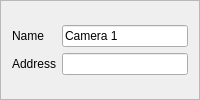
                      <widget class="QFrame" name="config_frame_digi_cam_config_camera_1">
                       <property name="sizePolicy">
                        <sizepolicy hsizetype="Expanding" vsizetype="Preferred">
                         <horstretch>0</horstretch>
                         <verstretch>0</verstretch>
                        </sizepolicy>
                       </property>
                       <property name="minimumSize">
                        <size>
                         <width>0</width>
                         <height>0</height>
                        </size>
                       </property>
                       <property name="maximumSize">
                        <size>
                         <width>16777215</width>
                         <height>16777215</height>
                        </size>
                       </property>
                       <property name="styleSheet">
                        <string notr="true">QFrame#config_frame_digi_cam_config_camera_1{
background-color: rgba(40,40,40,255);
border-radius: 20px;
width:250px;
}
</string>
                       </property>
                       <property name="frameShape">
                        <enum>QFrame::StyledPanel</enum>
                       </property>
                       <property name="frameShadow">
                        <enum>QFrame::Raised</enum>
                       </property>
                       <layout class="QVBoxLayout" name="verticalLayout_68">
                        <item>
                         <layout class="QGridLayout" name="gridLayout_30">
                          <item row="1" column="0">
                           <widget class="QLabel" name="config_label_digi_cam_config_address_camera_1">
                            <property name="sizePolicy">
                             <sizepolicy hsizetype="Fixed" vsizetype="Fixed">
                              <horstretch>0</horstretch>
                              <verstretch>0</verstretch>
                             </sizepolicy>
                            </property>
                            <property name="text">
                             <string>Address</string>
                            </property>
                            <property name="alignment">
                             <set>Qt::AlignCenter</set>
                            </property>
                            <property name="buddy">
                             <cstring>config_label_test_speed</cstring>
                            </property>
                           </widget>
                          </item>
                          <item row="0" column="1">
                           <widget class="QLineEdit" name="config_lineedit_digi_cam_config_name_camera_1">
                            <property name="text">
                             <string>Camera 1</string>
                            </property>
                           </widget>
                          </item>
                          <item row="1" column="1">
                           <widget class="QLineEdit" name="config_lineedit_digi_cam_config_address_camera_1">
                            <property name="text">
                             <string/>
                            </property>
                           </widget>
                          </item>
                          <item row="0" column="0">
                           <widget class="QLabel" name="config_label_digi_cam_config_name_camera_1">
                            <property name="sizePolicy">
                             <sizepolicy hsizetype="Fixed" vsizetype="Fixed">
                              <horstretch>0</horstretch>
                              <verstretch>0</verstretch>
                             </sizepolicy>
                            </property>
                            <property name="text">
                             <string>Name</string>
                            </property>
                            <property name="alignment">
                             <set>Qt::AlignCenter</set>
                            </property>
                            <property name="buddy">
                             <cstring>config_label_test_speed</cstring>
                            </property>
                           </widget>
                          </item>
                         </layout>
                        </item>
                       </layout>
                      </widget>
